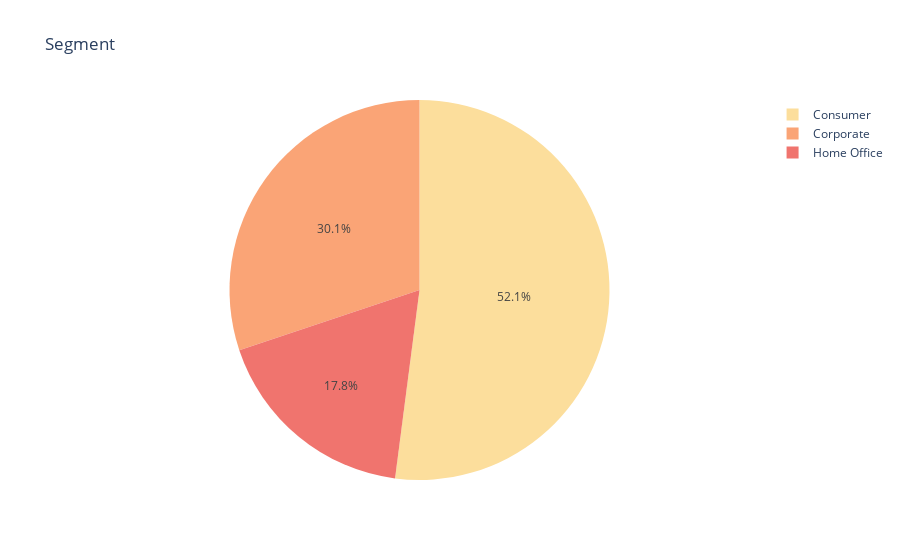

The notebook cell this image was saved under:
### Code cell
fig = px.pie(df, values=np.ones(9799), names='Segment', title='Segment',color_discrete_sequence=px.colors.sequential.Sunsetdark)
fig.show()

### Figure 1 — Plotly figure (JSON) as saved in the notebook; plotly's stock layout.template omitted (floating-point values rounded to 4 significant figures; data arrays with more than 128 entries replaced by an {"elided": "..."} marker saying what was removed)
{"data": [{"domain": {"x": [0, 1], "y": [0, 1]}, "hovertemplate": "Segment=%{label}<br>value=%{value}<extra></extra>", "labels": {"elided": "9799 str values"}, "legendgroup": "", "name": "", "showlegend": true, "type": "pie", "values": {"elided": "9799 int values"}}], "layout": {"legend": {"tracegroupgap": 0}, "piecolorway": ["rgb(252, 222, 156)", "rgb(250, 164, 118)", "rgb(240, 116, 110)", "rgb(227, 79, 111)", "rgb(220, 57, 119)", "rgb(185, 37, 122)", "rgb(124, 29, 111)"], "title": {"text": "Segment"}}}
